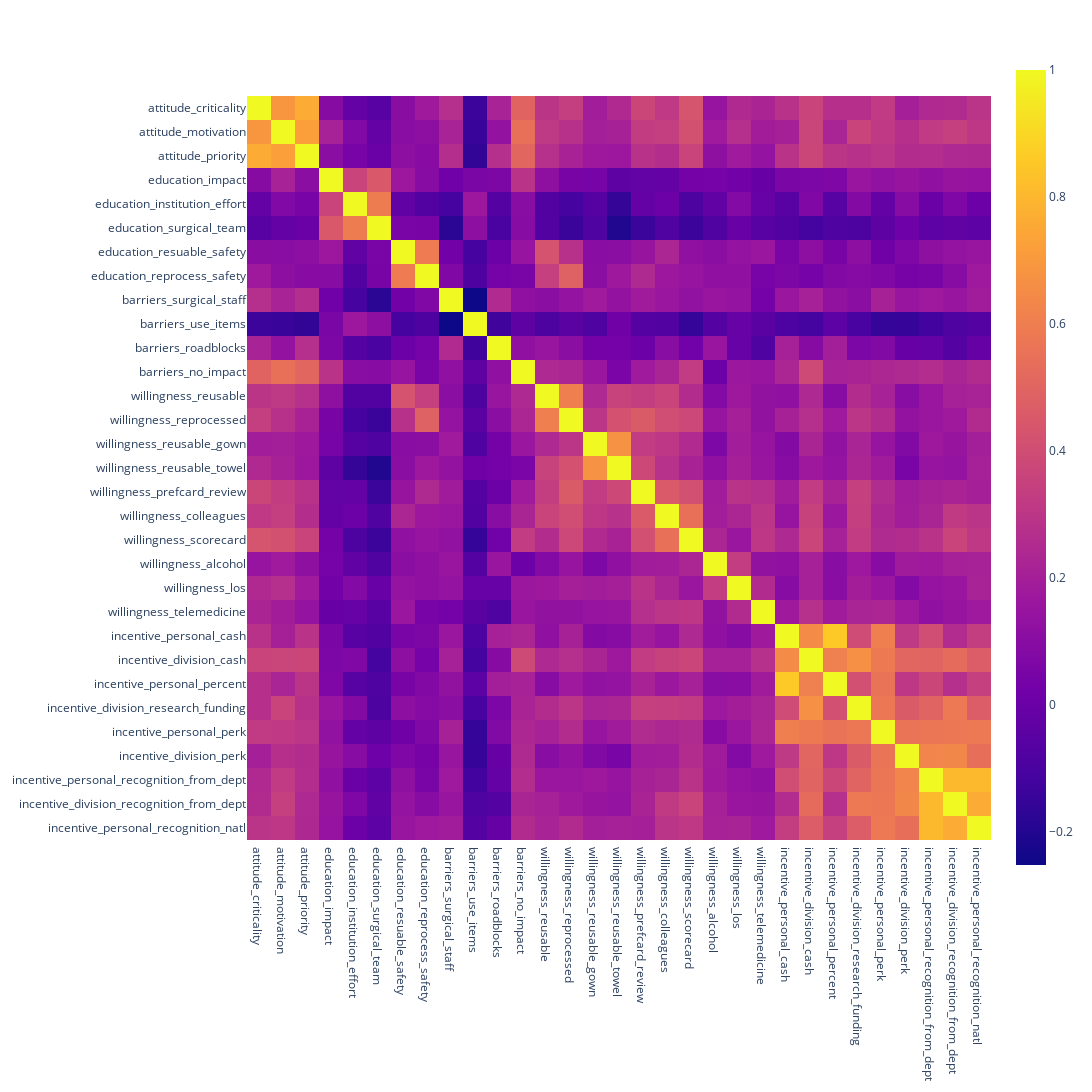

This figure's notebook cell:
### Code cell
## Generate a correlation plot to see whether any of the questions are correlated
fig = px.imshow(df_factor_num_only.corr(), width=1200, height=1200)
fig.show()

### Figure 1 — Plotly figure (JSON) as saved in the notebook; plotly's stock layout.template omitted (floating-point values rounded to 4 significant figures; data arrays with more than 128 entries replaced by an {"elided": "..."} marker saying what was removed)
{"data": [{"coloraxis": "coloraxis", "hovertemplate": "x: %{x}<br>y: %{y}<br>color: %{z}<extra></extra>", "name": "0", "type": "heatmap", "x": ["attitude_criticality", "attitude_motivation", "attitude_priority", "education_impact", "education_institution_effort", "education_surgical_team", "education_resuable_safety", "education_reprocess_safety", "barriers_surgical_staff", "barriers_use_items", "barriers_roadblocks", "barriers_no_impact", "willingness_reusable", "willingness_reprocessed", "willingness_reusable_gown", "willingness_reusable_towel", "willingness_prefcard_review", "willingness_colleagues", "willingness_scorecard", "willingness_alcohol", "willingness_los", "willingness_telemedicine", "incentive_personal_cash", "incentive_division_cash", "incentive_personal_percent", "incentive_division_research_funding", "incentive_personal_perk", "incentive_division_perk", "incentive_personal_recognition_from_dept", "incentive_division_recognition_from_dept", "incentive_personal_recognition_natl"], "xaxis": "x", "y": ["attitude_criticality", "attitude_motivation", "attitude_priority", "education_impact", "education_institution_effort", "education_surgical_team", "education_resuable_safety", "education_reprocess_safety", "barriers_surgical_staff", "barriers_use_items", "barriers_roadblocks", "barriers_no_impact", "willingness_reusable", "willingness_reprocessed", "willingness_reusable_gown", "willingness_reusable_towel", "willingness_prefcard_review", "willingness_colleagues", "willingness_scorecard", "willingness_alcohol", "willingness_los", "willingness_telemedicine", "incentive_personal_cash", "incentive_division_cash", "incentive_personal_percent", "incentive_division_research_funding", "incentive_personal_perk", "incentive_division_perk", "incentive_personal_recognition_from_dept", "incentive_division_recognition_from_dept", "incentive_personal_recognition_natl"], "yaxis": "y", "z": {"elided": "31x31 float values"}}], "layout": {"coloraxis": {"colorscale": [[0, "#0d0887"], [0.1111, "#46039f"], [0.2222, "#7201a8"], [0.3333, "#9c179e"], [0.4444, "#bd3786"], [0.5556, "#d8576b"], [0.6667, "#ed7953"], [0.7778, "#fb9f3a"], [0.8889, "#fdca26"], [1, "#f0f921"]]}, "height": 1200, "margin": {"t": 60}, "width": 1200, "xaxis": {"anchor": "y", "constrain": "domain", "domain": [0, 1], "scaleanchor": "y"}, "yaxis": {"anchor": "x", "autorange": "reversed", "constrain": "domain", "domain": [0, 1]}}}
